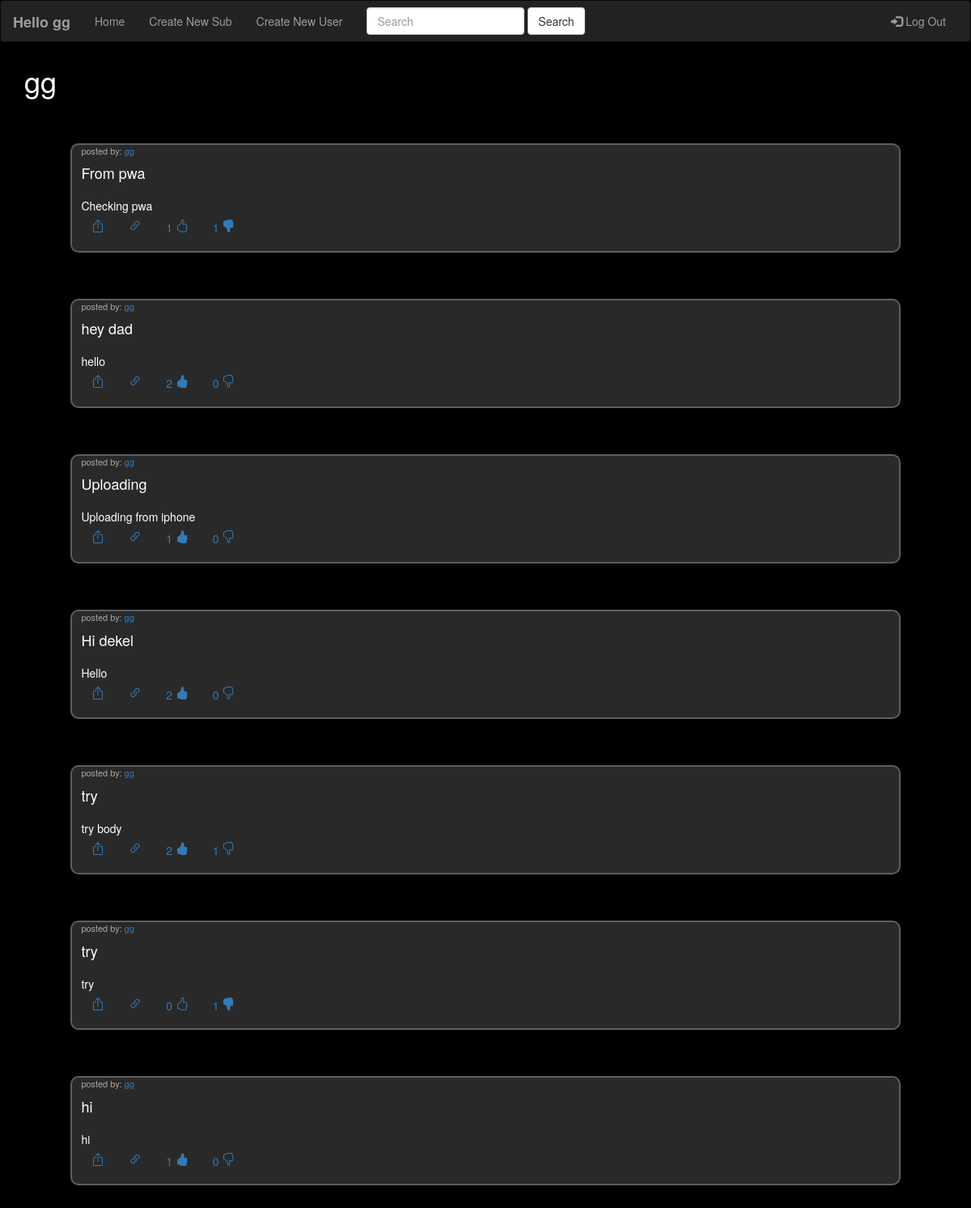
The page /user/gg (signed in) on the database its author committed.
### tables this page shows
CREATE TABLE Users (    Email varchar(255) NOT NULL,    Username varchar(255) NOT NULL PRIMARY KEY UNIQUE,    Password varchar(255) NOT NULL);

CREATE TABLE Posts (	PostId INTEGER NOT NULL PRIMARY KEY,	PostHead TEXT NOT NULL,	PostBody TEXT,	Poster TEXT NOT NULL,	Sub TEXT NOT NULL,	Likes INTEGER NOT NULL,	Dislikes INTEGER NOT NULL, LikedBy TEXT, DisLikedBy TEXT);

### main.py (the view)
@app.route("/user/<string:username>")
def userPage(username=""):
    isloggedin = checkIfLoggedIn(session)
    if isloggedin:
        isloggedin = session["loggedin"]
    else:
        isloggedin = False
    if username == "":
        return redirect("/")
    conn = sqlite3.connect("db/forum.db")
    cursor = conn.execute(f"SELECT * FROM Users WHERE Username = '{username}'")
    conn.commit()
    user = cursor.fetchone()
    if user is None:
        return redirect("/errorPage/user-not-found")
    cursor = conn.execute(f"SELECT * FROM Posts WHERE Poster = '{username}'")
    conn.commit()
    posts = cursor.fetchall()
    return render_template("userPage.html", isloggedin=isloggedin, user=user, posts=posts)

### main.py (called while the page is built)
def checkLoggin(username, password):
    conn = sqlite3.connect("db/forum.db")
    cursor = conn.execute("SELECT * FROM Users")
    for i in cursor:
        if username == i[1] and password == i[2]:
            return True
    return False

def checkIfLoggedIn(s):
    isloggedin = "loggedin" in s.keys()
    if isloggedin:
        isloggedin = s["loggedin"]
        if isloggedin:
            try:
                isloggedin = checkLoggin(s["username"], s["password"])
            except:
                isloggedin = False
    else:
        isloggedin = False
    return isloggedin

### templates/userPage.html (shortened to what this page needs)
{% extends "base.html" %}
{% block body %}
    <div class="container">
        <h1>{{ user[1] }}</h1>
        {% for i in posts %}
        <div class="post">
            <div class="header" onclick="window.location.href = '/sub/{{ i[4] }}/{{ i[0] }}'">
                <div class="op">
                    posted by: <a href="/user/{{ i[3] }}">{{ i[3] }}</a>
                </div>
                <h4>{{ i[1] }}</h4>
            </div>
            <div onclick="window.location.href = '/sub/{{ i[4] }}/{{ i[0] }}'">
                {{ i[2] }}
            </div>
            <div class="options">
                <button class="btn btn-link" onclick="share('/sub/{{ i[4] }}/{{ i[0] }}')">
                </button>
                <button class="btn btn-link" onclick="copy('/sub/{{ i[4] }}/{{ i[0] }}')">
                </button>
                {% if isloggedin %}
                <button class="btn btn-link" onclick="like('{{ i[0] }}')">
                    {{ i[5] }}
                </button>
                <button class="btn btn-link" onclick="dislike('{{ i[0] }}')">
                    {{ i[6] }}
                </button>
                {% endif %}
            </div>
        </div>
        {% endfor %}
    </div>
{% endblock %}

### templates/base.html (style rules this page uses)
body { background-color: #000; color: white; -webkit-top-highlight-color: transparent; padding-top: 60px; }

### templates/userPage.html (style rules this page uses)
.post { border-style: solid; border-width: 2px; border-radius: 10px; border-color: rgb(94, 94, 94); background-color: rgb(41, 41, 41); padding-left: 1%; padding-bottom: 1%; margin: 5%; }
.header { margin-top: 0%; margin-bottom: 2%; }
.op { font-size: 11px; color: rgb(167, 167, 167); }

### rows shown on the page
Users: Username "gg"
Posts: Poster "gg", PostHead "From pwa", PostBody "Checking pwa", Likes "1", Dislikes "1", DisLikedBy ",gg" (drawn)
Posts: Poster "gg", PostHead "hey dad", PostBody "hello", Likes "2", Dislikes "0"
Posts: Poster "gg", PostHead "Uploading", PostBody "Uploading from iphone", Likes "1", Dislikes "0"
Posts: Poster "gg", PostHead "Hi dekel", PostBody "Hello", Likes "2", Dislikes "0"
Posts: Poster "gg", PostHead "try", PostBody "try body", Likes "2", Dislikes "1"
Posts: Poster "gg", PostHead "try", PostBody "try", Likes "0", Dislikes "1", DisLikedBy ",gg" (drawn)
Posts: Poster "gg", PostHead "hi", PostBody "hi", Likes "1", Dislikes "0"

### other values the page prints
{{ session["username"] }} "gg"
